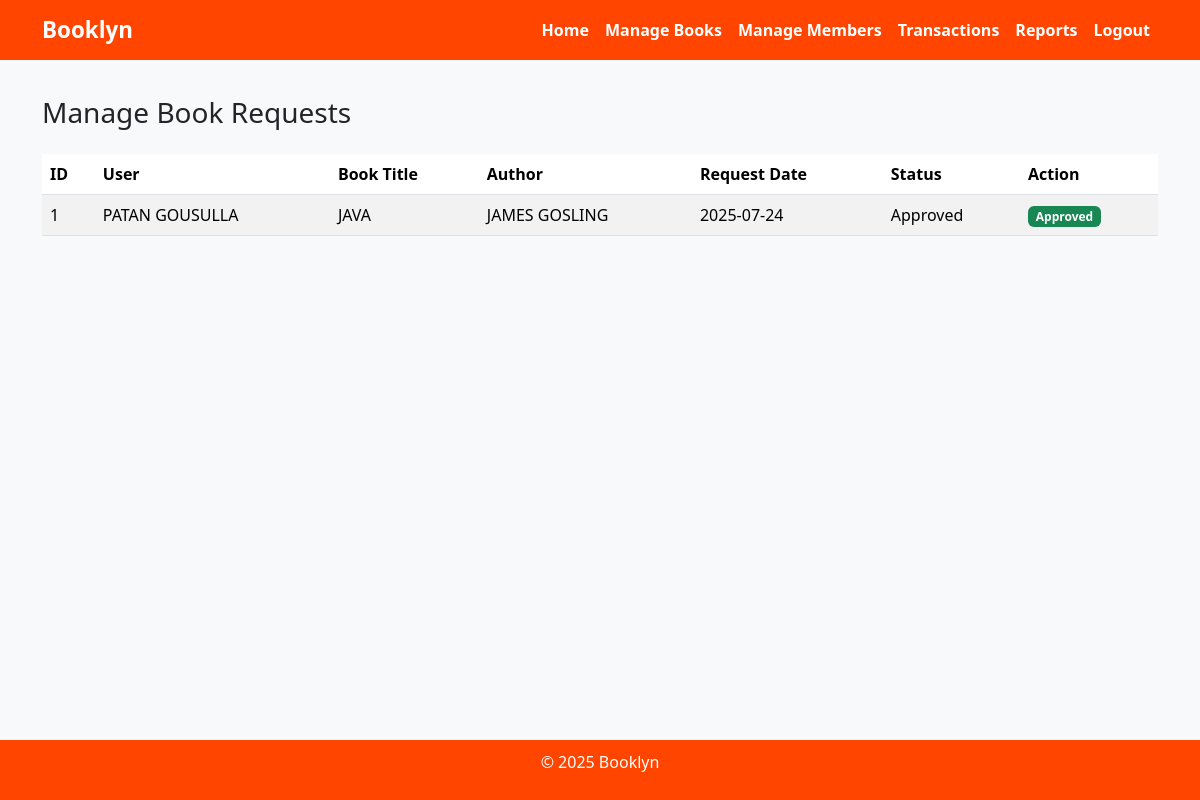
/admin/manage_requests (signed in), run on the app's committed database.
### tables this page shows
CREATE TABLE book_requests (
            id INTEGER PRIMARY KEY AUTOINCREMENT,
            user_id INTEGER,
            book_title TEXT NOT NULL,
            author TEXT,
            request_date TEXT,
            status TEXT DEFAULT 'Pending',
            FOREIGN KEY(user_id) REFERENCES users(id)
        );

CREATE TABLE users (
            id INTEGER PRIMARY KEY AUTOINCREMENT,
            name TEXT NOT NULL,
            email TEXT UNIQUE NOT NULL,
            password TEXT NOT NULL,
            role TEXT NOT NULL CHECK(role IN ('admin', 'user'))
        );

### app.py (the view)
@app.route("/admin/manage_requests")
def manage_requests():
    if session.get("role") != "admin":
        return redirect(url_for("login"))
    conn = sqlite3.connect(DB_PATH)
    cursor = conn.cursor()
    cursor.execute("""
        SELECT br.id, u.name, br.book_title, br.author, br.request_date, br.status
        FROM book_requests br
        JOIN users u ON br.user_id = u.id
    """)
    requests = cursor.fetchall()
    conn.close()
    return render_template("admin/manage_requests.html", requests=requests)

### templates/admin/manage_requests.html
{% extends "base.html" %}
{% block content %}
<h3>Manage Book Requests</h3>
<table class="table table-striped mt-4">
    <thead>
        <tr>
            <th>ID</th>
            <th>User</th>
            <th>Book Title</th>
            <th>Author</th>
            <th>Request Date</th>
            <th>Status</th>
            <th>Action</th>
        </tr>
    </thead>
    <tbody>
        {% for req in requests %}
        <tr>
            <td>{{ req[0] }}</td>
            <td>{{ req[1] }}</td>
            <td>{{ req[2] }}</td>
            <td>{{ req[3] }}</td>
            <td>{{ req[4] }}</td>
            <td class="status-{{ req[5] | lower }}">{{ req[5] }}</td>
            <td>
                {% if req[5] == "Pending" %}
                <a href="{{ url_for('update_request', request_id=req[0], action='approve') }}"
                   class="btn btn-success btn-sm confirm-action"
                   data-message="Approve this request?">Approve</a>
                <a href="{{ url_for('update_request', request_id=req[0], action='reject') }}"
                   class="btn btn-danger btn-sm confirm-action"
                   data-message="Reject this request?">Reject</a>
                {% else %}
                <span class="badge
                    {% if req[5] == 'Approved' %}bg-success
                    {% elif req[5] == 'Rejected' %}bg-danger
                    {% else %}bg-secondary{% endif %}">
                    {{ req[5] }}
                </span>
                {% endif %}
            </td>
        </tr>
        {% endfor %}
    </tbody>
</table>
{% endblock %}

### templates/base.html (style rules this page uses)
body { background-color: #f8f9fa; min-height: 100vh; display: flex; flex-direction: column; }

### data on the page
book_requests: id "1", name "PATAN GOUSULLA", book_title "JAVA", author "JAMES GOSLING", request_date "2025-07-24", status "Approved"
